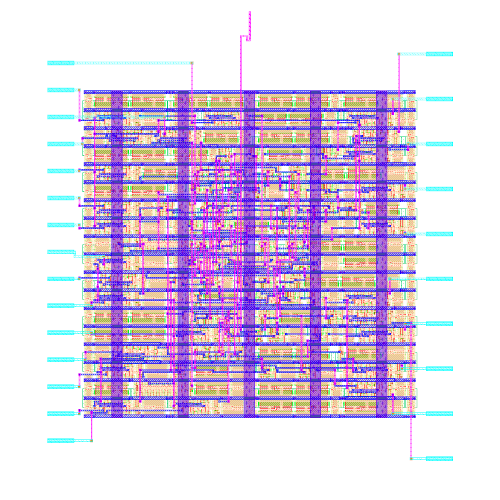
#> input picture results/layout/N_layout.png, 1000 x 1000 px (shown at 1/2 size); its folder holds 4 pictures in this run
$ python make_layout_media.py
#> lines starting #> are read from the running program, lines starting #| are printed output that depends on the picture
# SPDX-License-Identifier: Apache-2.0
"""Small copies of the layout images for the notebook (media/, shipped with it).

The notebook's section 6 shows the N and DA layouts. The originals in results/layout/ come from
layout/run_klayout.sh (KLayout renders, 1000 x 1000 px, all drawn layers in the PDK colours). This
script writes, for V = N and DA:
  media/layout_<V>.png      the KLayout render, halved to 500 x 500 px by 2 x 2 averaging and
                            stored with a 64-colour palette (about 60 kB instead of 430 kB)
and prints the sizes. The placement maps below them are drawn from data
(data/layout__placement_<V>.csv), not from images. Needs matplotlib and Pillow (the cac-sca image
has both):

  bash sim/docker_run.sh python3 notebook/make_layout_media.py
"""
import os

import numpy as np

HERE = os.path.dirname(os.path.abspath(__file__))
REPO = os.path.dirname(HERE)
SRC = os.path.join(REPO, "results", "layout")
MEDIA = os.path.join(HERE, "media")
VARIANTS = ("N", "DA")


def halve(img):
    """2 x 2 block average of an (h, w, c) float image (odd edges dropped)."""
    h, w = img.shape[0] // 2 * 2, img.shape[1] // 2 * 2
    x = img[:h, :w]
    return x.reshape(h // 2, 2, w // 2, 2, -1).mean(axis=(1, 3))


def main():
    import matplotlib
    matplotlib.use("Agg")
    import matplotlib.pyplot as plt
    from PIL import Image
    os.makedirs(MEDIA, exist_ok=True)
    for v in VARIANTS:
        img = plt.imread(os.path.join(SRC, "%s_layout.png" % v))
#> img is the input picture: shape (1000, 1000, 3) float32; mean R, G, B 0.866, 0.812, 0.896
        out = os.path.join(MEDIA, "layout_%s.png" % v)
        small = np.round(np.clip(halve(img)[:, :, :3], 0, 1) * 255).astype(np.uint8)
#> in halve, `return x.reshape(h // 2, 2, w // 2, 2, -1).mean(axis=(1, 3))`:
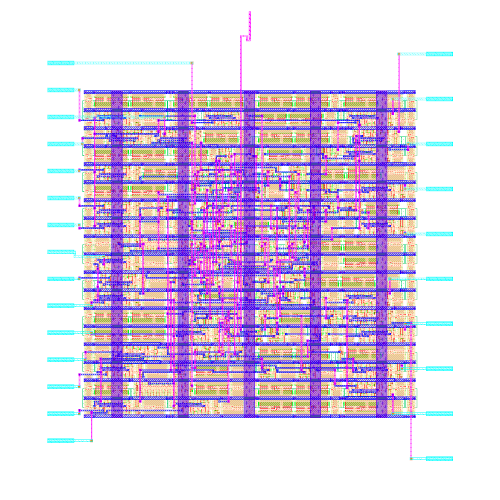
#> returned value: shape (500, 500, 3) float32; mean of channels 0, 1, 2 0.866, 0.813, 0.897; drawn as R, G, B
        Image.fromarray(small).quantize(colors=64).save(out, optimize=True)
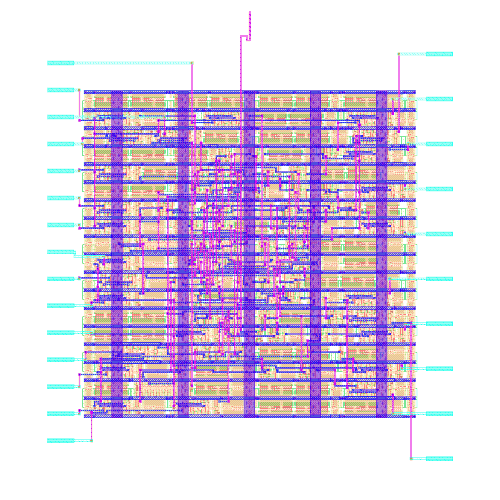
#> saved as layout_N.png: PIL image 500x500 P; mean R, G, B 220.8, 207.8, 229.1
        print("%-28s %7.1f kB" % (os.path.relpath(out, REPO), os.path.getsize(out) / 1e3))
#> pass 2 of the loop in main, `for v in VARIANTS:`:
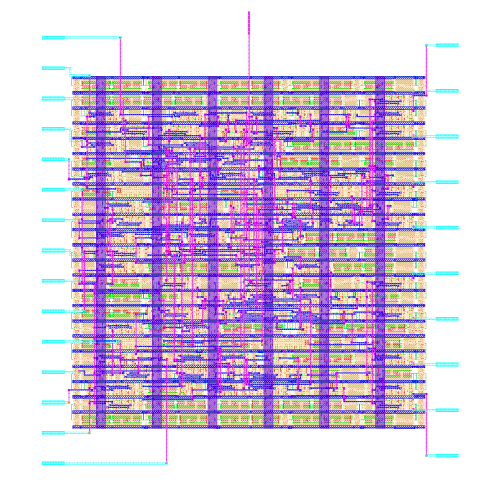
#> input picture results/layout/DA_layout.png, 1000 x 1000 px (shown at 1/2 size)
#> in main, img is the input picture: shape (1000, 1000, 3) float32; mean R, G, B 0.843, 0.777, 0.882
#> in halve (call 2), `return x.reshape(h // 2, 2, w // 2, 2, -1).mean(axis=(1, 3))`:
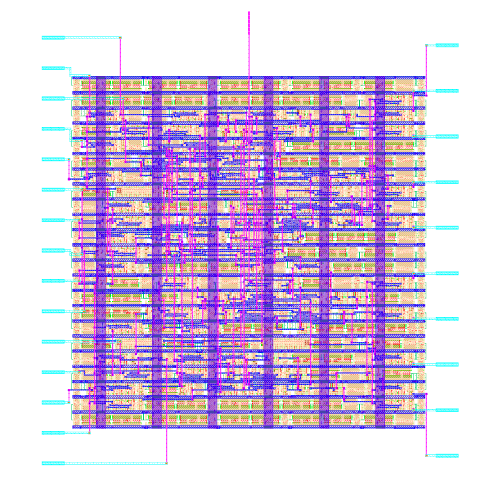
#> returned value: shape (500, 500, 3) float32; mean of channels 0, 1, 2 0.843, 0.778, 0.883; drawn as R, G, B
#> in main, `Image.fromarray(small).quantize(colors=64).save(out, optimize=True)`:
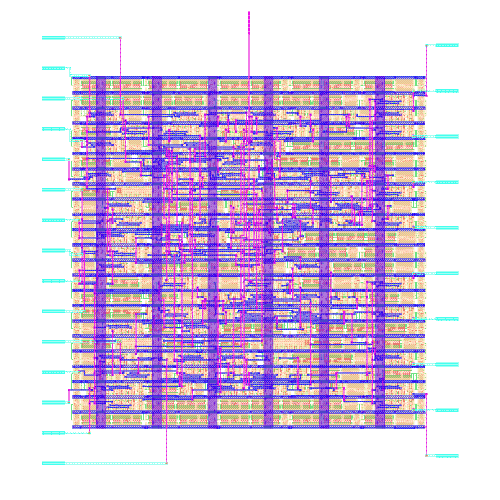
#> saved as layout_DA.png: PIL image 500x500 P; mean R, G, B 214.9, 199, 225.6


if __name__ == "__main__":
    main()
